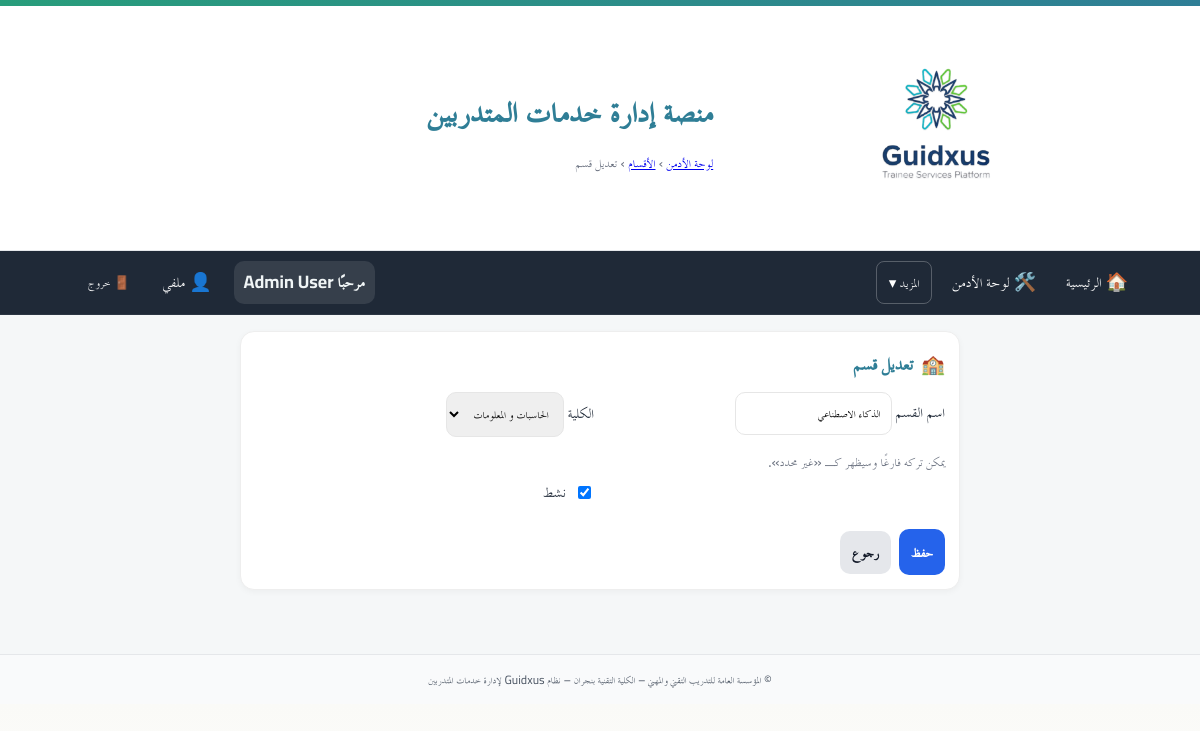
Page /admin/departments/1/edit (signed in) on the committed database.
### app/models.py (models this page shows)
class User(Base):
    __tablename__ = "users"
    id = Column(Integer, primary_key=True, autoincrement=True)
    full_name = Column(String(255), nullable=False)
    username = Column(String(100), unique=True, nullable=False, index=True)
    password_hash = Column(String(255), nullable=False)
    is_admin = Column(Boolean, default=False, nullable=False)   # سوبر أدمن (صلاحيات كاملة)
    is_college_admin = Column(Boolean, default=False, nullable=False)  # أدمن كلية (صلاحيات في نطاق كلية واحدة)
    college_admin_college = Column(String(255), nullable=True)  # الكلية التي يديرها أدمن الكلية
    is_hod = Column(Boolean, default=False, nullable=False)      # رئيس قسم؟
    is_doc = Column(Boolean, default=False, nullable=False)      # 👈 طبيب الكلية (جديد)
    hod_college = Column(String(255), nullable=True)             # كلية رئيس القسم (إن وُجد)
    is_active = Column(Boolean, default=True, nullable=False)
    must_change_password = Column(Boolean, default=True, nullable=False)  # يجب تغيير كلمة المرور عند أول دخول
    created_at = Column(DateTime, server_default=func.now(), nullable=False)
    updated_at = Column(DateTime, onupdate=func.now())
    headed_departments = relationship(
        "Department",
        back_populates="head_user",
        foreign_keys="Department.head_user_id",
        lazy="selectin",
    )

class Department(Base):
    __tablename__ = "departments"
    id = Column(Integer, primary_key=True, index=True)
    name = Column(String(255), nullable=False)       # مثال: "تقنية إدارة أنظمة الشبكات - كلية نجران"
    college = Column(String(255), nullable=False)
    is_active = Column(Boolean, nullable=False, default=True)
    head_user_id = Column(Integer, ForeignKey("users.id", ondelete="SET NULL"), nullable=True)
    head_user = relationship(
        "User",
        foreign_keys=[head_user_id],
        back_populates="headed_departments",
        lazy="joined",
    )
    hod_name = Column(String(255), nullable=True)
    created_at = Column(DateTime, server_default=func.now(), nullable=False)
    updated_at = Column(DateTime, server_default=func.now(), onupdate=func.now(), nullable=False)
    __table_args__ = (
        Index("idx_departments_name", "name"),
        Index("idx_departments_college", "college"),
    )

### app/routers/admin_departments.py (the view)
@router.get("/{dep_id}/edit")
def department_edit_form(
    dep_id: int,
    request: Request,
    admin=Depends(require_admin),
    db: Session = Depends(get_db),
):
    dep = db.get(Department, dep_id)
    if not dep:
        raise HTTPException(status_code=404, detail="القسم غير موجود")
    cu = get_current_user(request, db)
    if cu and cu.is_college_admin and cu.college_admin_college and normalize(dep.college) != normalize(cu.college_admin_college):
        raise HTTPException(status_code=status.HTTP_403_FORBIDDEN, detail="صلاحية التعديل مقتصرة على أقسام كليتك")
    colleges = [normalize(cu.college_admin_college)] if (cu and cu.is_college_admin and cu.college_admin_college) else get_distinct_colleges(db)
    return templates.TemplateResponse(
        "admin/department_form.html",
        {
            "request": request,
            "mode": "edit",
            "dept": dep,
            "colleges": colleges,
            "selected_college": dep.college,
            "error": None,
        },
    )

### app/templates/admin/department_form.html (shortened to what this page needs)
{% extends "base.html" %}
{% block breadcrumb %}
  <a href="/admin/">لوحة الأدمن</a> › <a href="/admin/departments">الأقسام</a> ›
  <span>{{ 'قسم جديد' if mode=='create' else 'تعديل قسم' }}</span>
{% endblock %}
{% block content %}
<div class="card form-card">
  <div class="card-head">
    <div class="card-icon">🏫</div>
    <h3>{{ 'إنشاء قسم' if mode=='create' else 'تعديل قسم' }}</h3>
  </div>
  <form method="post">
    <div class="row">
      <div class="field">
        <label>اسم القسم
          <input name="name" required value="{{ dept.name if dept else '' }}">
        </label>
      </div>
      <div class="field">
        <label>الكلية
          <select name="college" required id="collegeSelect">
            {% for c in colleges %}
              <option value="{{ c }}" {% if (dept and dept.college==c) or (selected_college and selected_college==c) %}selected{% endif %}>{{ c }}</option>
            {% endfor %}
          </select>
        </label>
      </div>
    </div>
    <div class="row">
      <div class="field">
        <small class="muted">يمكن تركه فارغًا وسيظهر كـ «غير محدد».</small>
      </div>
      <div class="field">
        <label class="actions" style="margin-top:28px;">
          <input type="checkbox" name="is_active" {% if not dept or dept.is_active %}checked{% endif %}>
          <span>نشط</span>
        </label>
      </div>
    </div>
    <div class="actions" style="margin-top:10px;">
      <button class="btn btn-primary" type="submit">حفظ</button>
      <a class="btn btn-secondary" href="/admin/departments?college={{ dept.college if dept else selected_college }}">رجوع</a>
    </div>
  </form>
</div>
{% endblock %}

### app/templates/base.html (shortened to what this page needs)
<!doctype html>
<html lang="ar" dir="rtl">
<head>
  <link rel="stylesheet" href="/static/css/app.css">
  <link rel="stylesheet" href="/static/css/custom.css">
</head>
<body>
  <header class="site-header">
    <div class="topband"></div>
    <div class="container header-inner">
      {% if ui_logo_url %}
        <img src="{{ ui_logo_url }}" alt="{{ app_name or 'Logo' }}" class="logo">
      {% else %}
        <img src="/static/images/logo.jpg" alt="{{ app_name or 'Logo' }}" class="logo">
      {% endif %}
      <div class="titles">
        <h1 class="site-title">{{ app_name or "منصة إدارة خدمات المتدربين" }}</h1>
        <div class="breadcrumb">{% block breadcrumb %}{% endblock %}</div>
      </div>
    </div>
  </header>
  <nav class="main-nav">
    <div class="nav-inner">
      <a href="/">🏠 الرئيسية</a>
      {% set cu = request.session.get('user') %}
      {% set display_name = (cu.get('full_name') if cu and cu.get('full_name') else (cu.get('username') if cu and cu.get('username') else 'مستخدم')) %}
      {% if cu %}
        {% if cu.get('is_admin') %}
          <a href="/admin/">🛠️ لوحة الأدمن</a>
          <div class="nav-more">
            <button type="button">المزيد ▾</button>
          </div>
        {% endif %}
        <div class="navbar-right">
          <span class="greeting">مرحبًا {{ display_name }}</span>
          <a href="/profile/" class="btn-link" title="ملفي الشخصي">👤 ملفي</a>
          <form method="post" action="/auth/logout" style="margin:0;">
            <button class="btn-link btn-logout" title="تسجيل الخروج">🚪 خروج</button>
          </form>
        </div>
      {% else %}
        <div class="nav-spacer"></div>
        <a href="/auth/login">🔐 تسجيل الدخول</a>
      {% endif %}
    </div>
  </nav>
  <main class="container">
    {% block content %}{% endblock %}
  </main>
  <footer class="site-footer">
    <div class="container">
      <small>
        {{ ui_footer or "© المؤسسة العامة للتدريب التقني والمهني – الكلية التقنية بنجران – نظام Guidxus لإدارة خدمات المتدربين" }}
      </small>
    </div>
  </footer>
</body>
</html>

### app/static/css/app.css (style rules this page uses)
:root { --tvtc-green-1:#7EC6A4; --tvtc-green-2:#289D7B; --tvtc-blue-1:#6BB6C8; --tvtc-blue-2:#2F7E96; --tvtc-gray-1:#F5F7F8; --tvtc-gray-2:#E5E7EA; --tvtc-gray-3:#6B7280; --tvtc-black:#1F2937; --tvtc-ivory:#FAFAF7; }
* { box-sizing:border-box; font-family:"Cairo","TraditionalArabicCustom","MajallaCustom","Noto Kufi Arabic","Segoe UI",Arial,sans-serif; }
body { margin:0; background:linear-gradient(180deg,var(--tvtc-ivory),#fff 220px,var(--tvtc-gray-1) 221px); color:var(--tvtc-black); font-size:18px; line-height:1.7; }
.container { max-width:1100px; margin-inline:auto; padding:16px; }
.site-header { background:#fff; border-bottom:1px solid var(--tvtc-gray-2); }
.header-inner { display:flex; align-items:center; gap:16px; padding-block:12px; }
.logo { height:56px; width:auto; filter: drop-shadow(0 1px 0 rgba(0,0,0,.05)); }
.site-title { margin:0; color:var(--tvtc-blue-2); font-weight:700; letter-spacing:.3px; }
.breadcrumb { color:var(--tvtc-gray-3); font-size:.9rem; }
.topband { height:6px; background:linear-gradient(90deg,var(--tvtc-green-2),var(--tvtc-blue-2)); }
.site-footer { margin-top:40px; background:#fff; border-top:1px solid var(--tvtc-gray-2); padding:16px; color:var(--tvtc-gray-3); text-align:center; }
.card { background:#fff; border:1px solid var(--tvtc-gray-2); border-radius:12px; padding:16px; margin-block:12px; box-shadow:0 2px 6px rgba(0,0,0,.04); }
.card-head { display:flex; align-items:center; gap:10px; margin-bottom:8px; }
.card-head h3 { margin:0; font-weight:800; color:var(--tvtc-blue-2); }
.card-icon { font-size:1.1rem; opacity:.9; }
.actions { display:flex; gap:12px; justify-content:flex-start; margin-top:16px; }
.btn { display:inline-block; padding:12px 18px; border-radius:10px; border:1px solid transparent; text-decoration:none; font-weight:800; font-size:1rem; cursor:pointer; }
.btn-primary { background:var(--tvtc-blue-2); color:#fff; }
.btn-secondary { background:#fff; color:var(--tvtc-blue-2); border-color:var(--tvtc-blue-2); }
.muted { color:var(--tvtc-gray-3); font-size:.95rem; }
.main-nav { background: #1f2937; color: #fff; border-bottom: 1px solid rgba(255,255,255,.06); }
.main-nav .nav-inner { display: flex; gap: 10px; align-items: center; padding: 10px 12px; max-width: 1100px; margin: 0 auto; }
.main-nav a { color:#fff; text-decoration:none; padding:6px 10px; border-radius:8px; }
.main-nav form { margin-inline-start: auto; }
.btn-link { background: transparent; color: #fff; border: 0; cursor: pointer; padding: 6px 10px; border-radius: 8px; }

### app/static/css/custom.css (style rules this page uses)
.nav-inner a { display: inline-flex; align-items: center; gap: 6px; color: #fff; text-decoration: none; padding: 6px 10px; border-radius: 8px; }
.nav-inner .btn-link { display: inline-flex; align-items: center; gap: 6px; background: transparent; color: #fff; border: 0; cursor: pointer; padding: 6px 10px; border-radius: 8px; }
.navbar-right { display: flex; align-items: center; gap: 12px; }
.greeting { font-weight: 700; color: #f0f5f6; background: rgba(255, 255, 255, 0.10); padding: 6px 10px; border-radius: 10px; }
.btn-logout { margin-left: 40px; }
.btn-logout { margin-left: 16px; }
.nav-more { position: relative; }
.nav-more > button { background: transparent; border: 1px solid rgba(255, 255, 255, 0.25); color: #fff; padding: 6px 12px; border-radius: 8px; cursor: pointer; font-size: 0.95rem; display: inline-flex; align-items: center; gap: 6px; }
.card { background: #fff; border: 1px solid #eee; border-radius: 14px; padding: 14px; margin-bottom: 12px; }
.card-head { display: flex; align-items: center; gap: 8px; margin-bottom: 10px; }
.card-icon { font-size: 1.2rem; }
.actions { display: flex; gap: 8px; align-items: center; }
.btn { padding: 8px 12px; border-radius: 10px; border: 0; cursor: pointer; }
.btn-primary { background: #2563eb; color: #fff; }
.btn-secondary { background: #e5e7eb; color: #111827; }
.muted { color: #6b7280; }
.site-footer { background: #f9fafb; padding: 12px 0; text-align: center; font-size: .9rem; color: #4b5563; }

### app/templates/admin/department_form.html (style rules this page uses)
.form-card { max-width: 720px; margin: 0 auto; }
.field { display:flex; flex-direction:column; gap:6px; margin-bottom:12px; }
.field input, .field select { padding:8px 10px; border:1px solid #e6e6e6; border-radius:10px; }
.row { display:grid; grid-template-columns: 1fr 1fr; gap:12px; }

### rows in the picture
User: full_name "Admin User"
Department: name "الذكاء الاصطناعي", college "الحاسبات و المعلومات", is_active "☑"

### other values in the picture
{{ app_name or "منصة إدارة خدمات المتدربين" }} "منصة إدارة خدمات المتدربين"
{{ 'قسم جديد' if mode=='create' else 'تعديل قسم' }} "تعديل قسم"
{{ 'إنشاء قسم' if mode=='create' else 'تعديل قسم' }} "تعديل قسم"
